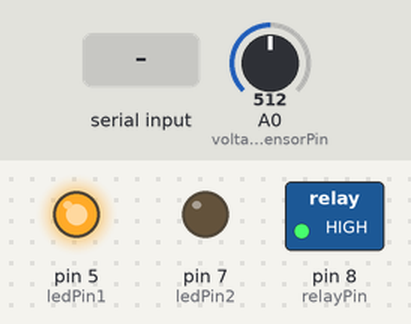
This sketch was run on a simulated Arduino Uno, built with avr-gcc and run on an emulated ATmega328P. Parts: switched loads named in the sketch (green lamp = pin HIGH), output pins drawn as LEDs (lit = HIGH). The test bench sets the inputs (shaded band); at power-on: A0 (voltageSensorPin) = 512. What the sketch prints to the serial monitor is not drawn.

Above: at 1.2 s.
1.3 s: "1" received over Serial
At 2.1 s:
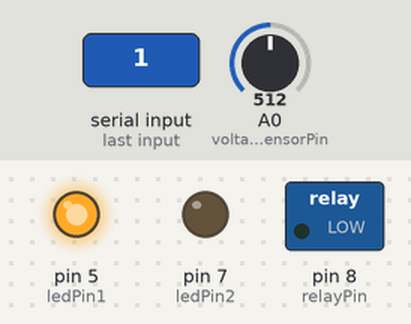
Timing chart, 0 to 7.9 s (numbered marks = the images above; inputs shaded):
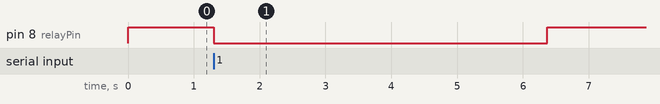

Measured:
- after the input at 1.3 s, pin 8 (relayPin): HIGH → LOW at once, → HIGH 5.1 s later

The sketch:

BMS_readSensors.ino
```cpp
#include <SoftwareSerial.h>
#include <Adafruit_INA219.h>
#define S_IN_BUFF 10  // serial input buffer size
#define voltageSensorPin A0

uint8_t serial_in[S_IN_BUFF] = { '\0' };
//------------- Constants ----------------
const int relayPin = 8;
const int ledPin1 = 5;
const int ledPin2 = 7;

// Sensors:
//Current
Adafruit_INA219 ina219;
float accumCurrent;
int currentCounter = 0;

//=================================================

void setup() {
  Serial.begin(9600);         // with computer
  pinMode(relayPin, OUTPUT);  // relay
  pinMode(ledPin1, OUTPUT);
  pinMode(ledPin2, OUTPUT);
  Serial.setTimeout(1);
  while (!Serial) {}  // wait for serial interace to connect
  if (!ina219.begin()) {
    while (1) { delay(10); }
  }
  digitalWrite(ledPin1, HIGH); // Good to go
  digitalWrite(relayPin, HIGH);
}

//===================== MAIN ==========================

void loop() {
  int numByte = 0;
  if (Serial.available()) {
    numByte = Serial.readBytes(serial_in, S_IN_BUFF - 1); // room for '\0'
    serial_in[numByte] = '\0';
    if (serial_in[0] == 49) {// ASCII character
      float avgOCV = getOCV();
      Serial.print(avgOCV);
    }
    else if (serial_in[0] == 50) { // measure sampling current
      getCurrent();
      Serial.println(currentCounter);// current is being sampled
    }
    else if (serial_in[0] == 51) {// measure avg current
      float avgCurrent = getAvgCurrent();
      Serial.println(avgCurrent);
    }
  }
}

//=================================================

void getCurrent() {
  float current;
  current = ina219.getCurrent_mA() / 1000;
  accumCurrent += current;
  currentCounter++;
}

float getAvgCurrent(){
  float avgCurrent = accumCurrent / currentCounter;
  currentCounter = 0;
  accumCurrent = 0;
  return avgCurrent;
}

float getOCV() {
  digitalWrite(relayPin, LOW);  // disconnect the load for OCV measurement
  delay(5000);                  // rest for 3s -> battery comes to its steady state
  int counter = 0;
  float periodVoltageSum = 0;
  while (counter < 500) {
    int analog_value = analogRead(voltageSensorPin);
    float sampleOCV = (analog_value * 5.0) / 1024.0;
    periodVoltageSum += sampleOCV;
    counter++;
  }
  float OCV = periodVoltageSum / counter;
  digitalWrite(relayPin, HIGH);
  return OCV;
}
```
